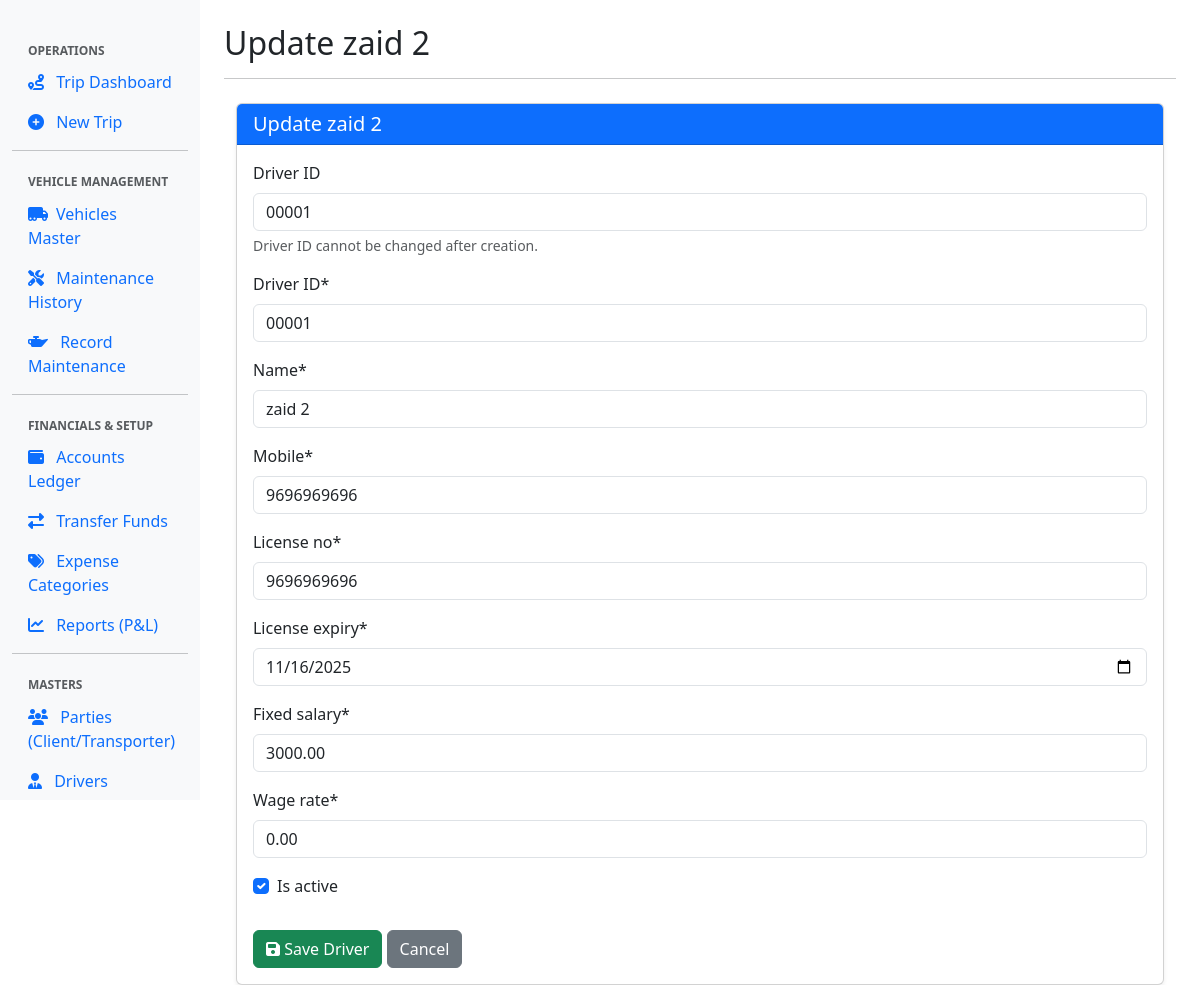
The app's page /drivers/00001/update/ with its own data.
### management/models.py (models this page shows, shortened)
class Driver(models.Model):
    driver_id = models.CharField(
        max_length=10,
        unique=True,
        primary_key=True,
        verbose_name="Driver ID"
    )
    name = models.CharField(max_length=100)
    mobile = models.CharField(max_length=15)
    license_no = models.CharField(max_length=50, unique=True)
    license_expiry = models.DateField()
    fixed_salary = models.DecimalField(max_digits=10, decimal_places=2, default=Decimal('0.00'))
    wage_rate = models.DecimalField(max_digits=10, decimal_places=2, default=Decimal('0.00'))
    is_active = models.BooleanField(default=True)

### management/views.py (the view)
# urls.py: path('drivers/<str:pk>/update/', views.driver_update, name='driver_update'),
def driver_update(request, pk):
    driver = get_object_or_404(Driver, pk=pk)
    form_kwargs = {'instance': driver}
    if request.method == 'POST':
        form = DriverForm(request.POST, **form_kwargs)
        if form.is_valid():
            form.save()
            return redirect('driver_list')
    else:
        form = DriverForm(**form_kwargs)
    form.fields['driver_id'].widget.attrs['readonly'] = 'readonly'
    context = {'form': form, 'driver': driver, 'title': f'Update {driver.name}'}
    return render(request, 'management/driver_form.html', context)

### management/forms.py
class DriverForm(forms.ModelForm):
    license_expiry = forms.DateField(
        widget=forms.DateInput(attrs={'type': 'date', 'class': 'form-control'})
    )
    class Meta:
        model = Driver
        fields = [
            'driver_id', 'name', 'mobile', 'license_no',
            'license_expiry', 'fixed_salary', 'wage_rate', 'is_active'
        ]
        widgets = {
            'driver_id': forms.TextInput(attrs={'class': 'form-control'}),
            'name': forms.TextInput(attrs={'class': 'form-control'}),
            'mobile': forms.TextInput(attrs={'class': 'form-control'}),
            'license_no': forms.TextInput(attrs={'class': 'form-control'}),
            'fixed_salary': forms.NumberInput(attrs={'class': 'form-control', 'step': '0.01'}),
            'wage_rate': forms.NumberInput(attrs={'class': 'form-control', 'step': '0.01'}),
            'is_active': forms.CheckboxInput(attrs={'class': 'form-check-input'}),
        }

### management/templates/management/driver_form.html (shortened to what this page needs)
{% extends "base.html" %}
{% load crispy_forms_tags %}
{% block content %}
<div class="container mt-4">
    <div class="card shadow-sm">
        <div class="card-header bg-primary text-white">
            <h5 class="mb-0">{{ title }}</h5>
        </div>
        <div class="card-body">
            <form method="post">
                {% if driver %}
                    <div class="mb-3">
                        <label class="form-label">Driver ID</label>
                        <input type="text" class="form-control" value="{{ driver.driver_id }}" readonly>
                        <p class="form-text text-muted">Driver ID cannot be changed after creation.</p>
                    </div>
                {% endif %}
                {{ form|crispy }}
                <button type="submit" class="btn btn-success mt-3">
                    <i class="fas fa-save"></i> Save Driver
                </button>
                <a href="{% url 'driver_list' %}" class="btn btn-secondary mt-3">Cancel</a>
            </form>
        </div>
    </div>
</div>
{% endblock %}

### records on screen
Driver: driver_id "00001", name "zaid 2", mobile "9696969696", license_no "9696969696", license_expiry "11/16/2025", fixed_salary "3000.00", wage_rate "0.00", is_active "☑"

### other values on screen
{{ title|default:"TMS Dashboard" }} "Update zaid 2"
{{ title }} "Update zaid 2"
